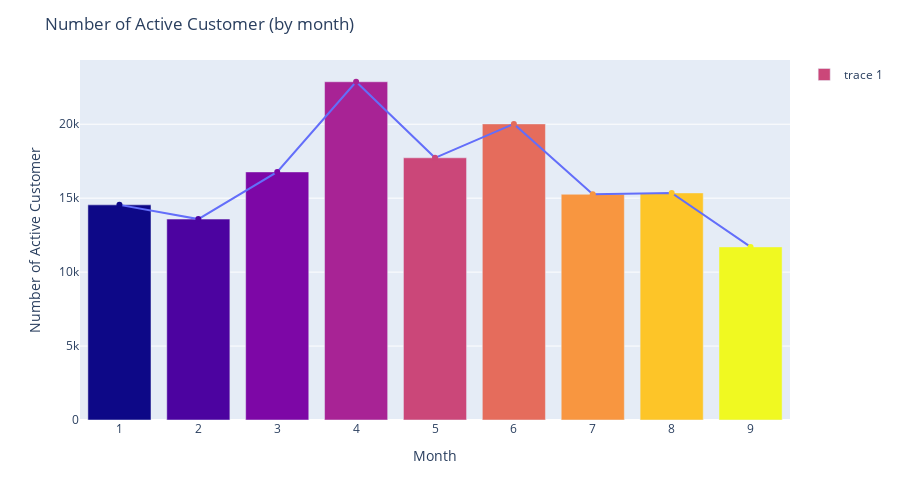

Notebook source saved alongside this figure:
### Code cell
fig = px.line(data_frame=customer_growth,x='month',y='customer_id',markers=True,height=500,width=900)
fig.add_bar(x=customer_growth['month'].tolist(),y=customer_growth['customer_id'].tolist())
fig.update_layout(xaxis_title='Month',yaxis_title='Number of Active Customer',title='Number of Active Customer (by month)')
fig.update_traces(marker_color=customer_growth['month'])
fig.show()

### Figure 1 — Plotly figure (JSON) as saved in the notebook; plotly's stock layout.template omitted (floating-point values rounded to 4 significant figures)
{"data": [{"hovertemplate": "month=%{x}<br>customer_id=%{y}<extra></extra>", "legendgroup": "", "line": {"color": "#636efa", "dash": "solid"}, "marker": {"color": [1, 2, 3, 4, 5, 6, 7, 8, 9], "symbol": "circle"}, "mode": "markers+lines", "name": "", "orientation": "v", "showlegend": false, "type": "scatter", "x": [1, 2, 3, 4, 5, 6, 7, 8, 9], "xaxis": "x", "y": [14547, 13585, 16775, 22871, 17728, 20020, 15264, 15355, 11704], "yaxis": "y"}, {"marker": {"color": [1, 2, 3, 4, 5, 6, 7, 8, 9]}, "type": "bar", "x": [1, 2, 3, 4, 5, 6, 7, 8, 9], "y": [14547, 13585, 16775, 22871, 17728, 20020, 15264, 15355, 11704]}], "layout": {"height": 500, "legend": {"tracegroupgap": 0}, "margin": {"t": 60}, "title": {"text": "Number of Active Customer (by month)"}, "width": 900, "xaxis": {"anchor": "y", "domain": [0, 1], "title": {"text": "Month"}}, "yaxis": {"anchor": "x", "domain": [0, 1], "title": {"text": "Number of Active Customer"}}}}
